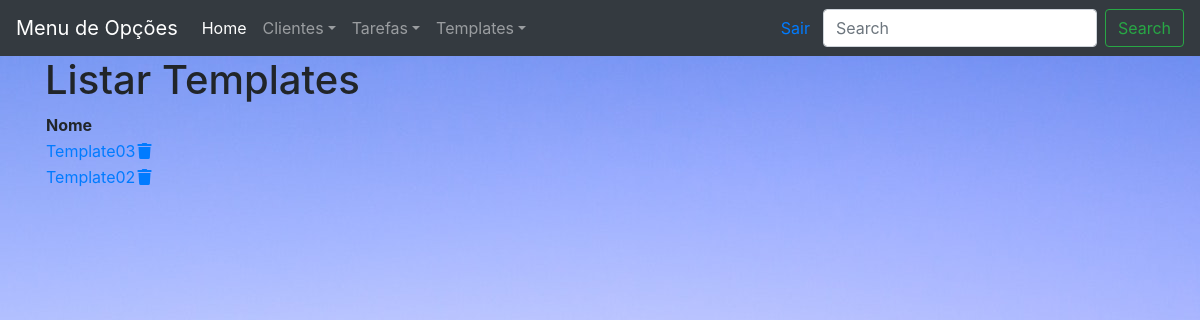
The page /template/ (signed in) on the database as committed earlier.
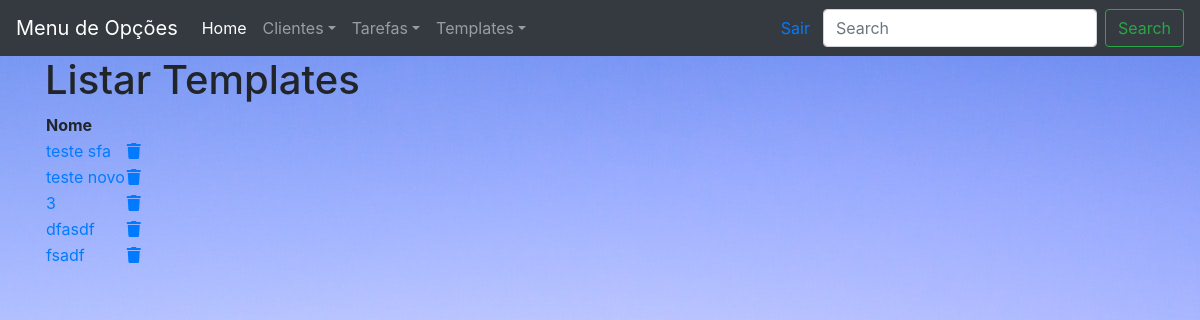
The same page on the database as committed later.
### cristal/models.py (models this page shows, shortened)
class EmailModel(models.Model):
    nome = models.CharField(max_length=10)
    email_template = RichTextField(blank=True, null=True)
    usuario = models.ForeignKey(User, on_delete=models.PROTECT)

### cristal/views.py (the view)
# urls.py: path("template/", views.template_mail_listar, name='template_listar'),
@login_required
def template_mail_listar(request):
    form = EmailModel.objects.filter(usuario=request.user)
    return render(request=request, template_name="cristal/template_lista.html", context={'form': form})

### templates/cristal/template_lista.html
{% extends 'cristal/base.html' %}
{% block content %}
<div class="container">
    <h1>Listar Templates</h1>
       <table>
            <thead>
                <tr>
                    <th>Nome </th>
                    <th></th>
                </tr>
            </thead>
            <tbody>
             {% for f in form  %}
                <tr>
                    <td><a href="/template/editar/{{f.id}}">{{f.nome}}</a></td>
                     <td><a href="/template/apagar/{{f.id}}"><i class="fa fa-trash"></td>
                </tr>
                {% endfor %}
            </tbody>
       </table>
</div>
{% endblock %}

Rows that differ between the two databases and show on the page:
removed EmailModel: nome "Template02"
added EmailModel: nome "teste sfa"
changed EmailModel: nome "Template03" → "teste novo"
added EmailModel: nome "3"
added EmailModel: nome "dfasdf"
added EmailModel: nome "fsadf"
